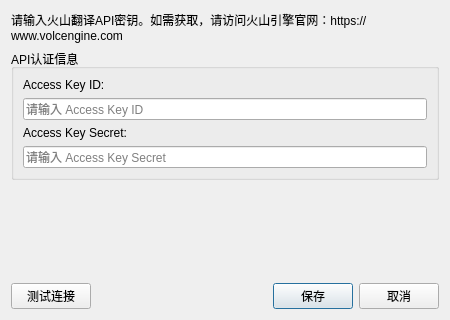
<?xml version="1.0" encoding="UTF-8"?>
<ui version="4.0">
 <class>VolcengineTransConfig</class>
 <widget class="QDialog" name="VolcengineTransConfig">
  <property name="geometry">
   <rect>
    <x>0</x>
    <y>0</y>
    <width>450</width>
    <height>320</height>
   </rect>
  </property>
  <property name="windowTitle">
   <string>火山翻译配置</string>
  </property>
  <layout class="QVBoxLayout" name="verticalLayout">
   <item>
    <widget class="QLabel" name="labelDesc">
     <property name="text">
      <string>请输入火山翻译API密钥。如需获取，请访问火山引擎官网：https://www.volcengine.com</string>
     </property>
     <property name="wordWrap">
      <bool>true</bool>
     </property>
    </widget>
   </item>
   <item>
    <widget class="QGroupBox" name="groupBox">
     <property name="title">
      <string>API认证信息</string>
     </property>
     <layout class="QVBoxLayout" name="verticalLayout_2">
      <item>
       <widget class="QLabel" name="labelAk">
        <property name="text">
         <string>Access Key ID:</string>
        </property>
       </widget>
      </item>
      <item>
       <widget class="QLineEdit" name="lineEditAccessKeyId">
        <property name="placeholderText">
         <string>请输入 Access Key ID</string>
        </property>
       </widget>
      </item>
      <item>
       <widget class="QLabel" name="labelSk">
        <property name="text">
         <string>Access Key Secret:</string>
        </property>
       </widget>
      </item>
      <item>
       <widget class="QLineEdit" name="lineEditAccessKeySecret">
        <property name="echoMode">
         <enum>QLineEdit::Password</enum>
        </property>
        <property name="placeholderText">
         <string>请输入 Access Key Secret</string>
        </property>
       </widget>
      </item>
     </layout>
    </widget>
   </item>
   <item>
    <spacer name="verticalSpacer">
     <property name="orientation">
      <enum>Qt::Vertical</enum>
     </property>
     <property name="sizeHint" stdset="0">
      <size>
       <width>20</width>
       <height>40</height>
      </size>
     </property>
    </spacer>
   </item>
   <item>
    <layout class="QHBoxLayout" name="horizontalLayout">
     <item>
      <widget class="QPushButton" name="btnTest">
       <property name="text">
        <string>测试连接</string>
       </property>
      </widget>
     </item>
     <item>
      <spacer name="horizontalSpacer">
       <property name="orientation">
        <enum>Qt::Horizontal</enum>
       </property>
       <property name="sizeHint" stdset="0">
        <size>
         <width>40</width>
         <height>20</height>
        </size>
       </property>
      </spacer>
     </item>
     <item>
      <widget class="QPushButton" name="btnSave">
       <property name="text">
        <string>保存</string>
       </property>
       <property name="default">
        <bool>true</bool>
       </property>
      </widget>
     </item>
     <item>
      <widget class="QPushButton" name="btnCancel">
       <property name="text">
        <string>取消</string>
       </property>
      </widget>
     </item>
    </layout>
   </item>
  </layout>
 </widget>
 <resources/>
 <connections/>
</ui>
